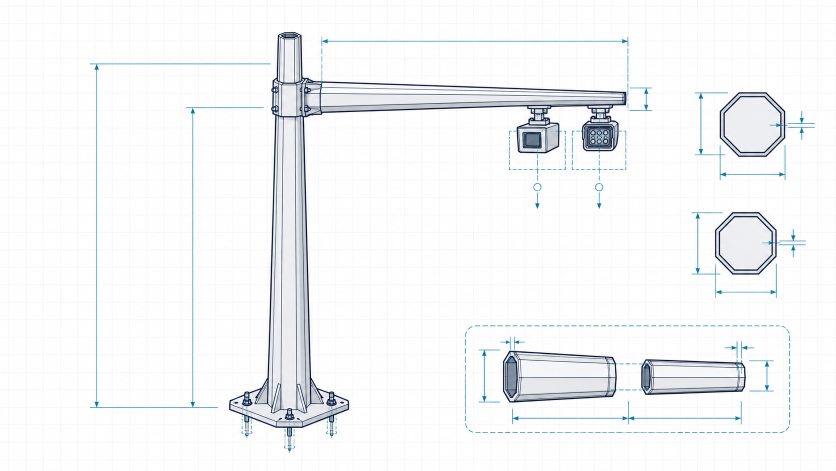
#> input picture src/TowerFoundation.Desktop/Assets/monitoring-pole-parameter-guide-v1.png, 1672 x 941 px (shown at 1/2 size)
$ python create-app-icon.py --input ../src/TowerFoundation.Desktop/Assets/monitoring-pole-parameter-guide-v1.png --output-dir out
#> lines starting #> are read from the running program, lines starting #| are printed output that depends on the picture
#> in main, source is the input picture: PIL image 1672x941 RGB; mean R, G, B 244.6, 245.8, 247.2
"""Create optimized WPF logo and multi-resolution Windows icon assets."""

from __future__ import annotations

import argparse
from pathlib import Path

from PIL import Image


ICON_SIZES = (16, 20, 24, 32, 40, 48, 64, 128, 256)


def square_with_padding(image: Image.Image, padding_ratio: float = 0.07) -> Image.Image:
#> called with padding_ratio = 0.07
    rgba = image.convert("RGBA")
    alpha = rgba.getchannel("A")
#> alpha: PIL image 1672x941 L; every value is 255
    bounds = alpha.getbbox()
#> bounds = (0, 0, 1672, 941)
    if bounds is None:
        raise ValueError("输入图像没有可见像素。")

    cropped = rgba.crop(bounds)
    side = max(cropped.size)
#> side = 1672
    padding = max(1, round(side * padding_ratio))
#> padding = 117
    canvas_side = side + padding * 2
#> canvas_side = 1906
    canvas = Image.new("RGBA", (canvas_side, canvas_side), (0, 0, 0, 0))
#> canvas: PIL image 1906x1906 RGBA; every value is 0
    canvas.alpha_composite(
        cropped,
        ((canvas_side - cropped.width) // 2, (canvas_side - cropped.height) // 2),
    )
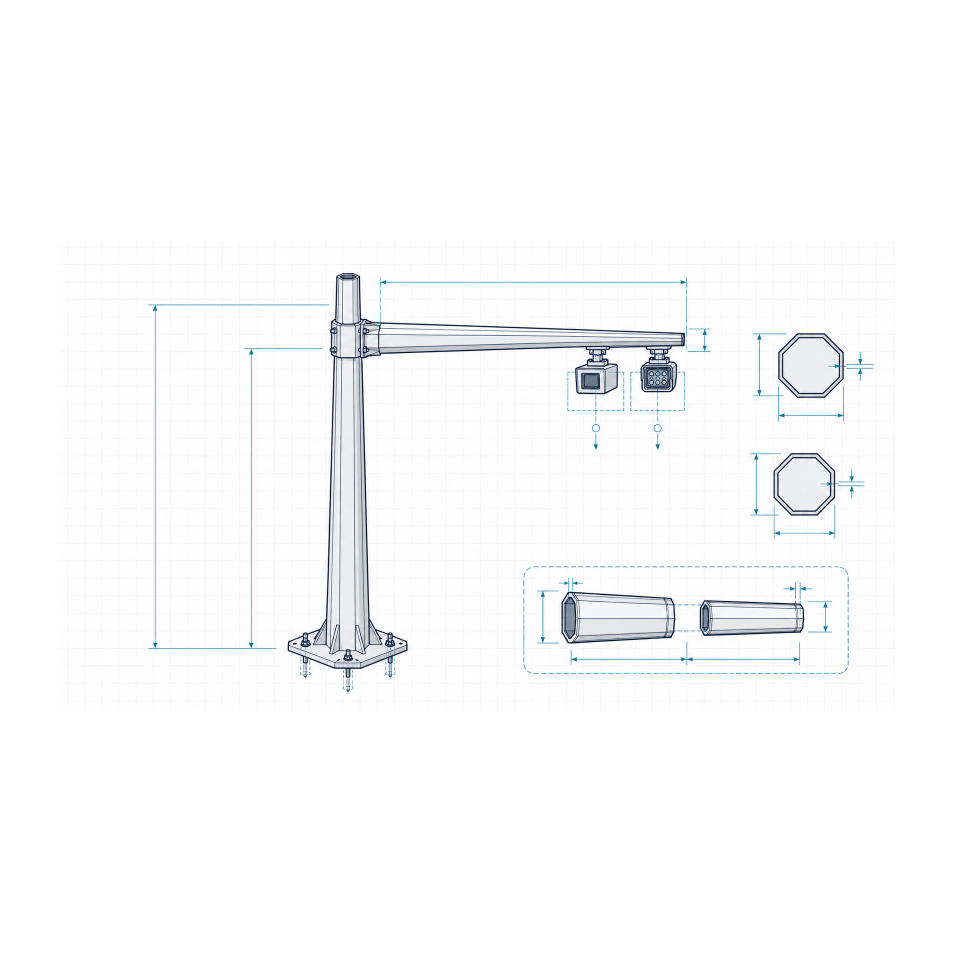
#> canvas: PIL image 1906x1906 RGBA (shown at 1/2 size); mean R, G, B, A 105.9, 106.5, 107.1, 110.4; transparent parts drawn white
    return canvas


def main() -> None:
    parser = argparse.ArgumentParser()
    parser.add_argument("--input", required=True)
    parser.add_argument("--output-dir", required=True)
    args = parser.parse_args()

    source_path = Path(args.input)
    output_dir = Path(args.output_dir)
    output_dir.mkdir(parents=True, exist_ok=True)

    with Image.open(source_path) as source:
        square = square_with_padding(source)

    logo_512 = square.resize((512, 512), Image.Resampling.LANCZOS)
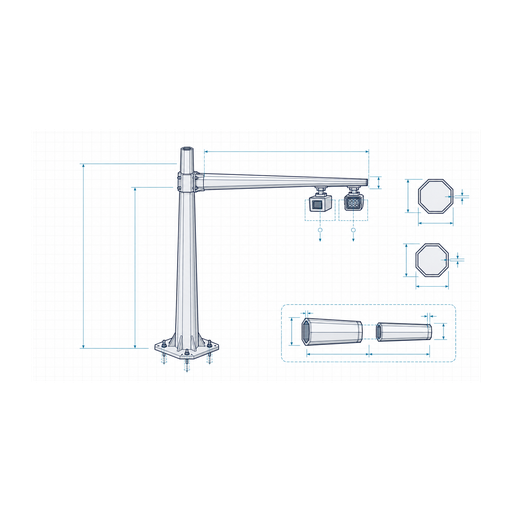
#> logo_512: PIL image 512x512 RGBA; mean R, G, B, A 107.9, 108.5, 109.1, 110.4; transparent parts drawn white
    logo_64 = square.resize((64, 64), Image.Resampling.LANCZOS)
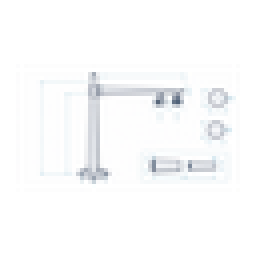
#> logo_64: PIL image 64x64 RGBA (shown 4 times larger); mean R, G, B, A 122, 122.5, 123.1, 110.4; transparent parts drawn white
    logo_path = output_dir / "tower-foundation-logo.png"
    logo_64_path = output_dir / "tower-foundation-logo-64.png"
    icon_path = output_dir / "tower-foundation.ico"

    logo_512.save(logo_path, format="PNG", optimize=True)
    logo_64.save(logo_64_path, format="PNG", optimize=True)
    logo_512.save(icon_path, format="ICO", sizes=[(size, size) for size in ICON_SIZES])

    corners = [logo_512.getpixel(point)[3] for point in ((0, 0), (511, 0), (0, 511), (511, 511))]
#> corners = [0, 0, 0, 0]
    if any(corners):
        raise ValueError("输出图标四角不是透明像素。")

    print(f"LOGO={logo_path}")
    print(f"LOGO64={logo_64_path}")
    print(f"ICON={icon_path}")
    print(f"ICON_SIZES={','.join(map(str, ICON_SIZES))}")


if __name__ == "__main__":
    main()
